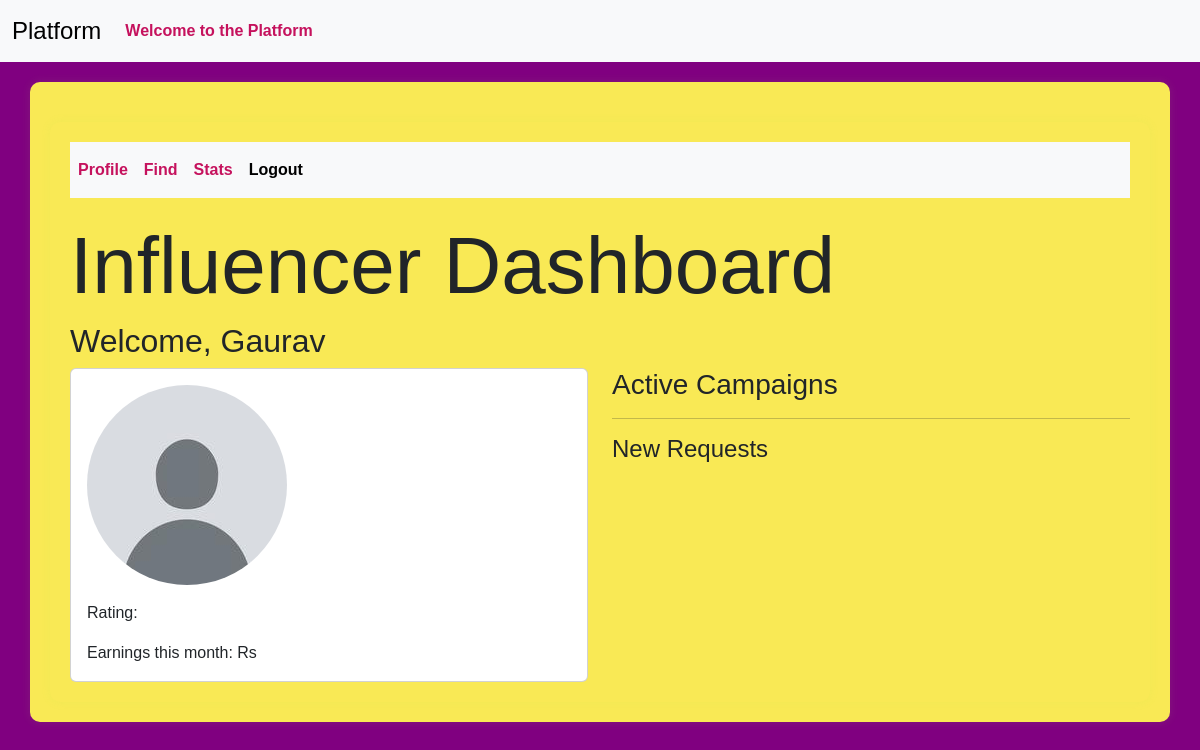
The page /influencer/dashboard (signed in) on the database as committed earlier.
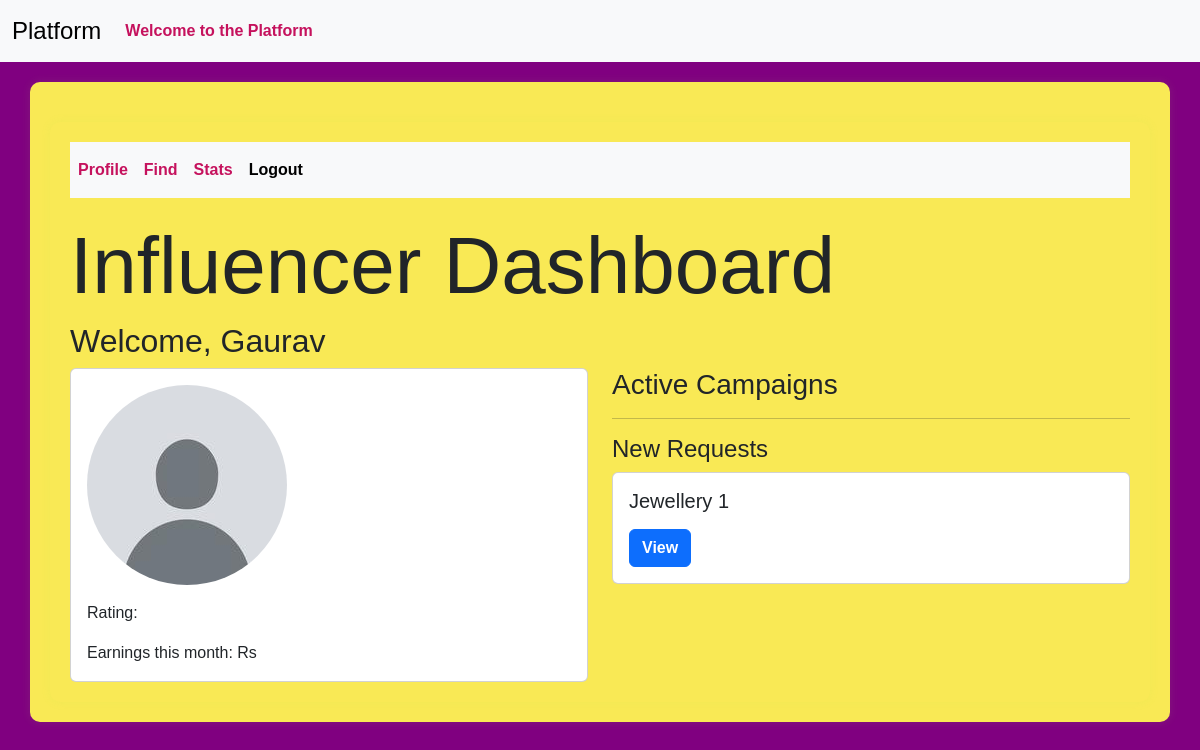
The same page on the database as committed later.
### models.py (models this page shows, shortened)
class User(db.Model,UserMixin):
    __tablename__ = 'user'
    id = Column(Integer, primary_key=True)
    username = Column(String(32), unique=True)
    passhash = Column(String(256), nullable=False)
    name = Column(String(64), nullable=True)
    flagged = Column(Boolean, default=False)
    user_type = Column(String(50),nullable=False,default='user')
    influencer = db.relationship('Influencer', backref='user', uselist=False)
    __mapper_args__ = {
        'polymorphic_identity': 'user',
        'polymorphic_on': user_type
    }

class AdRequest(db.Model):
    __tablename__ = 'ad_request'
    id = Column(Integer, primary_key=True)
    campaign_id = Column(Integer, ForeignKey('campaign.id'), nullable=False)
    influencer_id = Column(Integer, ForeignKey('influencer.id',ondelete='CASCADE'), nullable=False)
    requirements = Column(Text, nullable=True)
    payment_amount = Column(Float, nullable=False)
    status = Column(Enum('Pending', 'Accepted', 'Rejected', name='status_enum'), nullable=False, default='Pending')
    campaign = relationship('Campaign', backref='ad_requests')
    influencer = relationship('Influencer',backref=backref('ad_requests', cascade='all, delete-orphan'), overlaps="influencer_ad_requests,influencer_relation")

class Campaign(db.Model):
    __tablename__ = 'campaign'
    id = Column(Integer, primary_key=True)
    name = Column(String(256), unique=False)
    description = Column(Text, nullable=True)
    start_date = Column(Date, nullable=False,default=date.today())
    end_date = Column(Date, nullable=False,default=lambda:date.today()+timedelta(days=30))
    budget = Column(Float, nullable=False,default=0.0)
    visibility = Column(Enum('public', 'private', name='visibility_enum'), nullable=False, default='public')
    sponsor_id = Column(Integer, ForeignKey('sponsor.id'), nullable=False)
    flagged = Column(Boolean, default=False)
    status = Column(String(20), nullable=False,default='In Progress')
    niche = db.Column(db.Enum(NicheEnum), nullable=True)
    completion_status = Column(Boolean, default=False)
    sponsor = relationship('Sponsor', backref='campaigns', overlaps="sponsor_campaigns,sponsor_relation")

### routes.py (the view)
@app.route('/influencer/dashboard')
@auth_required
def influencer_dashboard():
    user_id=session.get('user_id')
    if not user_id:
        flash('Kindly login first')
        return redirect(url_for('login'))
    influencer=Influencer.query.get(user_id)
    if not influencer:
        flash('Not Found!','danger')
        return redirect(url_for('login'))
    if current_user.flagged:
        active_campaigns = []
        new_requests = []
        return render_template('influencer_dashboard.html', user=influencer, details=None, active_campaigns=active_campaigns, new_requests=new_requests)
    else:
      details=InfluencerDetails.query.filter_by(user_id=user_id).first()
      active_campaigns=Campaign.query.join(AdRequest).filter(AdRequest.influencer_id == user_id, AdRequest.status == 'Accepted').all()
      new_requests = AdRequest.query.filter_by(influencer_id=user_id, status='Pending').all()
      return render_template('influencer_dashboard.html',user=influencer,details=details,active_campaigns=active_campaigns,new_requests=new_requests)

### app.py (called while the page is built)
@login_manager.user_loader
def load_user(user_id):
    return User.query.get(int(user_id))

### routes.py (called while the page is built)
def auth_required(func):
    @wraps(func)
    def inner(*args,**kwargs):
        if 'user_id' in session:
            return func(*args,**kwargs)
        else:
           flash('Kindly login first.')
           return redirect(url_for('login'))
    return inner

### templates/influencer_dashboard.html (shortened to what this page needs)
{% extends 'layout.html' %}
{% block content %}
<div class="container">
    <nav class="navbar navbar-expand-lg bg-body-tertiary">
        <div class="collapse navbar-collapse" id="navbarSupportedContent">
            <ul class="navbar-nav me-auto mb-2 mb-lg-0">
                <li class="nav-item">
                    <a class="nav-link" aria-current="page" href="{{ url_for('profile') }}">Profile</a>
                </li>
                <li class="nav-item">
                    <a class="nav-link" href="{{ url_for('find_campaigns') }}">Find</a>
                </li>
                <li class="nav-item">
                    <a class="nav-link" href="{{ url_for('stats.influencer_stats') }}">Stats</a>
                </li>
                <li class="nav-item">
                    <a class="nav-link active" href="{{ url_for('logout') }}">Logout</a>
                </li>
            </ul>
        </div>
    </nav>
    <h1 class="display-1">Influencer Dashboard</h1>
    {% if current_user.flagged %}
        <div class="alert alert-danger" role="alert">
            You have been flagged by the Admin. All your requests and ongoing campaigns have been removed. You cannot find any campaigns or receive any requests from sponsors.
        </div>
    {% else %}
        {% if user %}
            <h2>Welcome, {{ user.name }}</h2>
            <div class="row">
                <div class="col">
                    <div class="card">
                        <div class="card-body">
                            {% if details.profile_picture %}
                                <img src="{{ url_for('static', filename='profile_pictures/' + details.profile_picture) }}" class="img-fluid rounded-circle mb-3" alt="Profile Picture">
                            {% else %}
                                <img src="{{ url_for('static', filename='profile_pictures/default.jpg') }}" class="img-fluid rounded-circle mb-3" alt="Profile Picture">
                            {% endif %}
                            <p class="card-text">Rating: {{ details.rating }}</p>
                            <p class="card-text">Earnings this month: Rs {{ details.earnings }}</p>
                        </div>
                    </div>
                </div>
                <div class="col">
                    <h3>Active Campaigns</h3>
                    <hr>
                    <h4>New Requests</h4>
                    {% for request in new_requests %}
                        <div class="card">
                            <div class="card-body">
                                <h5 class="card-title">{{ request.campaign.name }}</h5>
                                <a href="{{ url_for('view_request', request_id=request.id) }}" class="btn btn-primary">View</a>
                            </div>
                        </div>
                    {% endfor %}
                </div>
            </div>
        {% endif %}
    {% endif %}
</div>
{% endblock %}

### templates/layout.html (shortened to what this page needs)
<!DOCTYPE html>
<html lang="en">
<head>
  <link href="https://cdn.jsdelivr.net/npm/bootstrap@5.3.3/dist/css/bootstrap.min.css" rel="stylesheet">
  {% block style %}
         <link href="{{url_for('static',filename='profile_pictures/style.css')}}" rel="stylesheet">
  {% endblock %}
</head>
<body>
<nav class="navbar navbar-expand-lg bg-body-tertiary">
        <div class="container-fluid">
          <a class="navbar-brand" href="#">Platform</a>
          <div class="collapse navbar-collapse" id="navbarSupportedContent">
            <ul class="navbar-nav me-auto mb-2 mb-lg-0">
              {% if 'user_id' in session %}
                <li class="nav-item">
                  <a class="nav-link" href="#">Welcome to the Platform</a>
                </li>
              {% endif %}
            </ul>
          </div>
        </div>
</nav>
<div class="container">
    {% block content %}
    {% endblock %}
</div>
</body>
</html>

### static/profile_pictures/style.css (style rules this page uses)
body { font-family: 'Arial', sans-serif; background-color:#800080; }
.navbar { margin-bottom: 20px; }
.navbar-brand { font-size: 1.5rem; }
.nav-link { color: #c5125d; font-weight: bold; }
.container { margin-top: 20px; background-color: #f9e955; padding: 20px; border-radius: 10px; box-shadow: 0px 0px 10px rgba(154, 241, 83, 0.1); }
.btn { font-weight: bold; }

Rows that differ between the two databases and show on the page:
added AdRequest: campaign.name "Jewellery 1"
